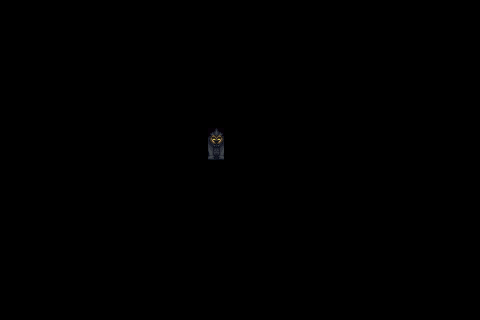

This is a level from a 2D game, rendered from its Tiled map with the project's own tilesets. A one-line summary and the complete map file follow:
An orthogonal 30x20 tile map with 16x16 px tiles, 1 tile layer (Tile Layer 1).

<map version="1.10" tiledversion="1.10.2" orientation="orthogonal" renderorder="right-down" width="30" height="20" tilewidth="16" tileheight="16" infinite="0" nextlayerid="2" nextobjectid="1">
 <tileset firstgid="1" source="cave.tsx" />
 <layer id="1" name="Tile Layer 1" width="30" height="20">
  <data encoding="csv">
0,0,0,0,0,0,0,0,0,0,0,0,0,0,0,0,0,0,0,0,0,0,0,0,0,0,0,0,0,0,
0,0,0,0,0,0,0,0,0,0,0,0,0,0,0,0,0,0,0,0,0,0,0,0,0,0,0,0,0,0,
0,0,0,0,0,0,0,0,0,0,0,0,0,0,0,0,0,0,0,0,0,0,0,0,0,0,0,0,0,0,
0,0,0,0,0,0,0,0,0,0,0,0,0,0,0,0,0,0,0,0,0,0,0,0,0,0,0,0,0,0,
0,0,0,0,0,0,0,0,0,0,0,0,0,0,0,0,0,0,0,0,0,0,0,0,0,0,0,0,0,0,
0,0,0,0,0,0,0,0,0,0,0,0,0,0,0,0,0,0,0,0,0,0,0,0,0,0,0,0,0,0,
0,0,0,0,0,0,0,0,0,0,0,0,0,0,0,0,0,0,0,0,0,0,0,0,0,0,0,0,0,0,
0,0,0,0,0,0,0,0,0,0,0,0,0,0,0,0,0,0,0,0,0,0,0,0,0,0,0,0,0,0,
0,0,0,0,0,0,0,0,0,0,0,0,0,34,0,0,0,0,0,0,0,0,0,0,0,0,0,0,0,0,
0,0,0,0,0,0,0,0,0,0,0,0,0,40,0,0,0,0,0,0,0,0,0,0,0,0,0,0,0,0,
0,0,0,0,0,0,0,0,0,0,0,0,0,0,0,0,0,0,0,0,0,0,0,0,0,0,0,0,0,0,
0,0,0,0,0,0,0,0,0,0,0,0,0,0,0,0,0,0,0,0,0,0,0,0,0,0,0,0,0,0,
0,0,0,0,0,0,0,0,0,0,0,0,0,0,0,0,0,0,0,0,0,0,0,0,0,0,0,0,0,0,
0,0,0,0,0,0,0,0,0,0,0,0,0,0,0,0,0,0,0,0,0,0,0,0,0,0,0,0,0,0,
0,0,0,0,0,0,0,0,0,0,0,0,0,0,0,0,0,0,0,0,0,0,0,0,0,0,0,0,0,0,
0,0,0,0,0,0,0,0,0,0,0,0,0,0,0,0,0,0,0,0,0,0,0,0,0,0,0,0,0,0,
0,0,0,0,0,0,0,0,0,0,0,0,0,0,0,0,0,0,0,0,0,0,0,0,0,0,0,0,0,0,
0,0,0,0,0,0,0,0,0,0,0,0,0,0,0,0,0,0,0,0,0,0,0,0,0,0,0,0,0,0,
0,0,0,0,0,0,0,0,0,0,0,0,0,0,0,0,0,0,0,0,0,0,0,0,0,0,0,0,0,0,
0,0,0,0,0,0,0,0,0,0,0,0,0,0,0,0,0,0,0,0,0,0,0,0,0,0,0,0,0,0
</data>
 </layer>
</map>
